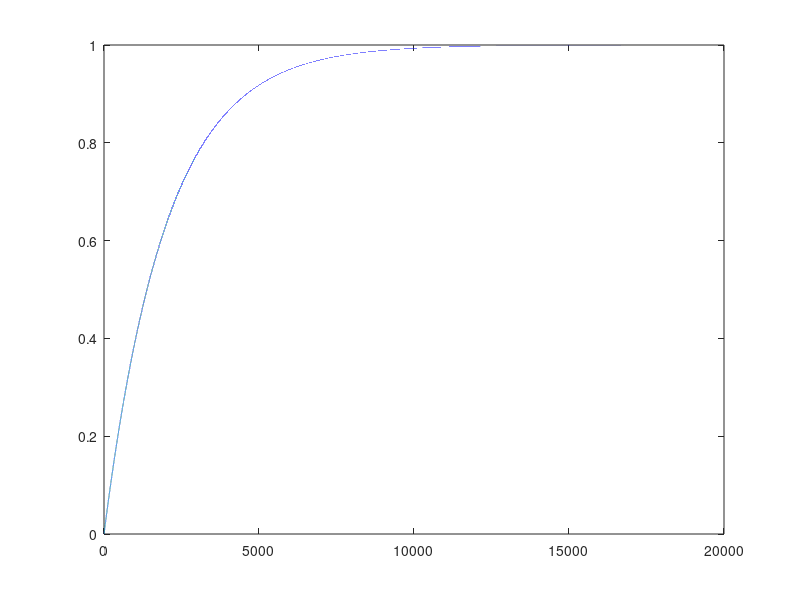

Write MATLAB code to recreate this figure.

theta = pi;
c = cos(theta);
s = sin(theta);
fpar = 0.5;
fperp = 2;
ft = fpar*[c*c, c*s; s*c, s*s] + fperp*([1,0;0,1]-[c*c, c*s; s*c, s*s]);
F = inv(ft)*[1;0];
disp(F)

%%



a = (1+1+0.5+1/sqrt(2))/2;

fricPar = 2*pi/ (log(a) - 0.207  + (0.980/a) - (0.133/a^2));
fricPerp = 4*pi/(log(a) + 0.839  + (0.185/a) + (0.233/a^2)); 
fR = pi*a^2/(3* (log(a) - 0.662  + (0.917/a) - (0.050/a^2))); 

%%

dt = 0.0005;
k=0:0.1:20000;
out = 1-(exp(-dt*k));
plot(k,out);

%%


in = -21;
yT = 10;
yB = -10;

((in+10)-floor((in+10)/(yT-yB))*(yT-yB))-10
